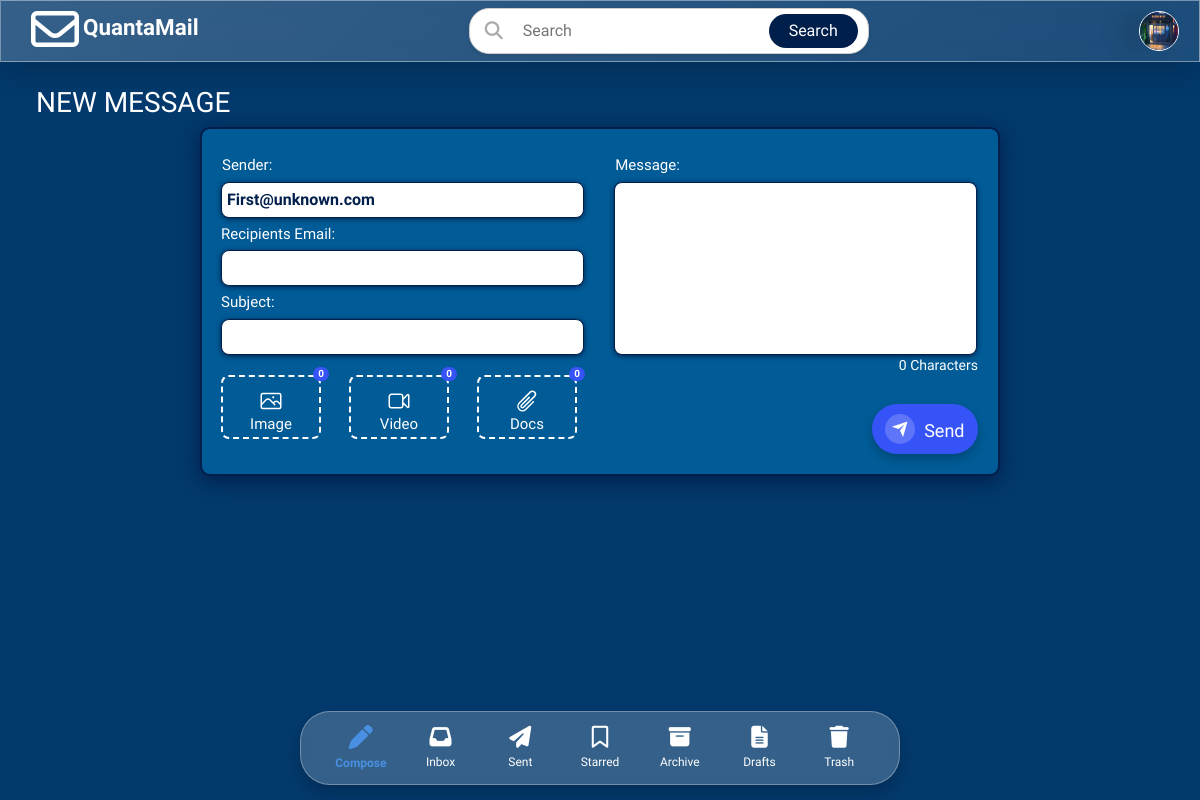
Page /dashboard/index.php?page=compose (signed in) on the earlier database version.
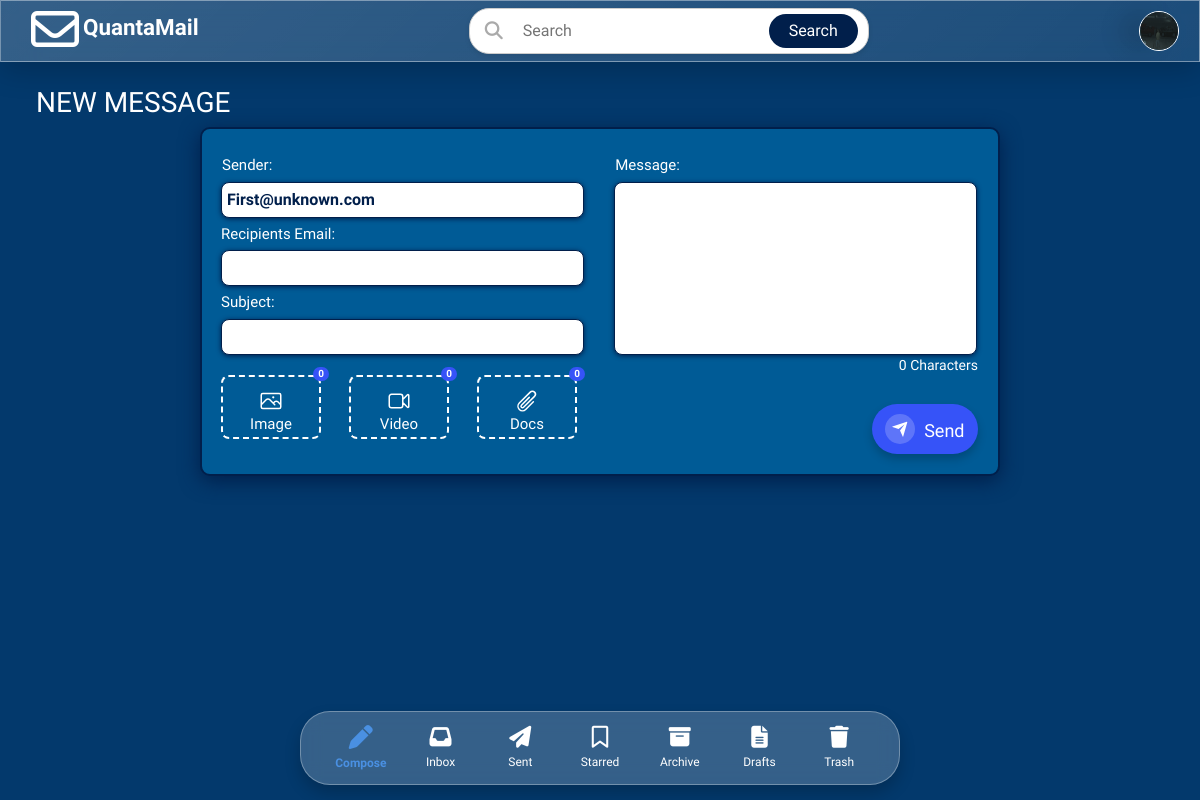
Same page on the later database version.
### tables this page shows
CREATE TABLE `update_profile` (
  `id` int(11) NOT NULL,
  `user_id` varchar(10) DEFAULT NULL,
  `username` varchar(50) DEFAULT NULL,
  `firstname` varchar(255) DEFAULT NULL,
  `lastname` varchar(255) DEFAULT NULL,
  `age` int(11) DEFAULT NULL,
  `address` varchar(100) DEFAULT NULL,
  `birthday` date DEFAULT NULL,
  `phone_number` varchar(15) DEFAULT NULL,
  `image` varchar(255) DEFAULT NULL
);

### dashboard/index.php (the view, shortened to what this page needs)
<?php
$user_id = $_SESSION['user_id'];
include '../connection/conn.php';
$user_profile = [];
if ($user_id) {
    $stmt = $conn->prepare("SELECT * FROM update_profile WHERE user_id = ?");
    $stmt->bind_param("s", $user_id);
    $stmt->execute();
    $result = $stmt->get_result();
    $user_profile = $result->fetch_assoc();
}
?>
<?php include('header.php'); ?>
<body>
    <main class="navbar">
        <div class="container-fluid">
            <div class="topnav-title">
                <i class="fa-regular fa-envelope"></i>
                <span class="QM-title">QuantaMail</span>
            </div>
            <div class="d-flex search-input">
                <i class="fa-solid fa-search search-icon"></i>
                <input class="searchBar" type="search" placeholder="Search" aria-label="Search">
                <button class="searchButton" type="submit">Search</button>
            </div>
            <span class="navigation__group">
                <img src="<?= isset($user_profile['image']) ? '../uploads/images/' . $user_profile['image'] : '../assets/svg/User-profile.svg' ?>" class="profile" width="150">
            </span>
        </div>
    </main>
    <div class="container-fluid d-flex">
        <div class="content flex-grow-1 p-4">
        <?php
            if (isset($_GET['page'])) {
                $page = strtolower($_GET['page']);
                switch ($page) {
                    case 'compose':
                        include('Compose.php');
                        break;
                    }
                } else {
                    include('Inbox.php');
                }
            ?>
        </div>
    </div>
    <nav class="bottom-navbar">
        <a href="?page=compose" class="nav-item <?php echo (isset($_GET['page']) && $_GET['page'] === 'compose') ? 'active' : ''; ?>">
            <i class="fa-solid fa-pen"></i>
            <span>Compose</span>
        </a>
        <a href="?page=inbox" class="nav-item <?php echo (!isset($_GET['page']) || $_GET['page'] === 'inbox') ? 'active' : ''; ?>">
            <i class="fa-solid fa-inbox"></i>
            <span>Inbox</span>
        </a>
        <a href="?page=sent" class="nav-item <?php echo (isset($_GET['page']) && $_GET['page'] === 'sent') ? 'active' : ''; ?>">
            <i class="fa-solid fa-paper-plane"></i>
            <span>Sent</span>
        </a>
        <a href="?page=starred" class="nav-item <?php echo (isset($_GET['page']) && $_GET['page'] === 'starred') ? 'active' : ''; ?>">
            <i class="fa-regular fa-bookmark"></i>
            <span>Starred</span>
        </a>
        <a href="?page=archive" class="nav-item <?php echo (isset($_GET['page']) && $_GET['page'] === 'archive') ? 'active' : ''; ?>">
            <i class="fa-solid fa-box-archive"></i>
            <span>Archive</span>
        </a>
        <a href="?page=drafts" class="nav-item <?php echo (isset($_GET['page']) && $_GET['page'] === 'drafts') ? 'active' : ''; ?>">
            <i class="fa-solid fa-file-alt"></i>
            <span>Drafts</span>
        </a>
        <a href="?page=trash" class="nav-item <?php echo (isset($_GET['page']) && $_GET['page'] === 'trash') ? 'active' : ''; ?>">
            <i class="fa-solid fa-trash"></i>
            <span>Trash</span>
        </a>
    </nav>
</body>
</html>

Differences in the rows shown:
changed update_profile: image: a different picture
